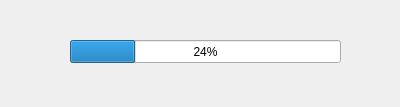
<?xml version="1.0" encoding="UTF-8"?>
<ui version="4.0">
 <class>Form</class>
 <widget class="QWidget" name="Form">
  <property name="geometry">
   <rect>
    <x>0</x>
    <y>0</y>
    <width>400</width>
    <height>107</height>
   </rect>
  </property>
  <property name="windowTitle">
   <string>Scanning</string>
  </property>
  <widget class="QProgressBar" name="progressBar">
   <property name="geometry">
    <rect>
     <x>70</x>
     <y>40</y>
     <width>271</width>
     <height>23</height>
    </rect>
   </property>
   <property name="value">
    <number>24</number>
   </property>
  </widget>
 </widget>
 <resources/>
 <connections/>
</ui>
